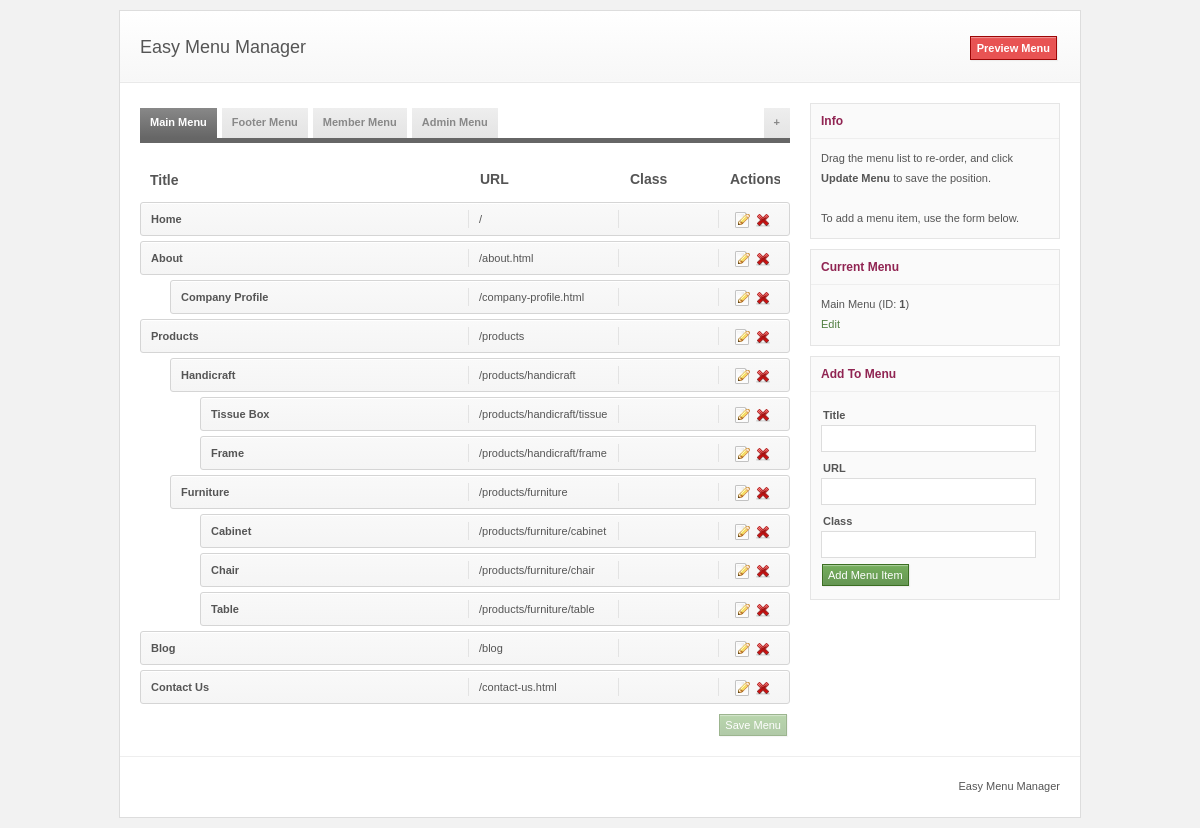
/codecanyon-474819-easy-menu-manager/emm/index.php, run on the app's committed database.
### tables this page shows
CREATE TABLE IF NOT EXISTS `menu` (
  `id` tinyint(3) unsigned NOT NULL AUTO_INCREMENT,
  `parent_id` tinyint(3) unsigned NOT NULL DEFAULT '0',
  `title` varchar(255) NOT NULL DEFAULT '',
  `url` varchar(255) NOT NULL DEFAULT '',
  `class` varchar(255) NOT NULL DEFAULT '',
  `position` tinyint(3) unsigned NOT NULL DEFAULT '0',
  `group_id` tinyint(3) unsigned NOT NULL DEFAULT '1',
  PRIMARY KEY (`id`)
);

CREATE TABLE IF NOT EXISTS `menu_group` (
  `id` smallint(5) unsigned NOT NULL AUTO_INCREMENT,
  `title` varchar(255) NOT NULL,
  PRIMARY KEY (`id`)
);

### codecanyon-474819-easy-menu-manager/emm/includes/db.php (called while the page is built, shortened)
<?php
class DB {
	var $link;
	var $result;
	function Connect($host, $user, $pass, $db_name) {
		$this->link = mysql_connect($host, $user, $pass);
		return $this->link;
	}
	function Execute($sql) {
		$this->result = mysql_query($sql, $this->link);
		return $this->result;
	}
	function GetAll($sql) {
		$this->Execute($sql);
		$data = array();
		if ($this->result) {
			while ($row = mysql_fetch_assoc($this->result)) {
				$data[] = $row;
			}
		}
		return $data;
	}
	function GetAssoc($sql) {
		$this->Execute($sql);
		$data = array();
		if ($this->result) {
			$num_fields = mysql_num_fields($this->result);
			if ($num_fields == 2) {
				while ($row = mysql_fetch_row($this->result)) {
					$data[$row[0]] = $row[1];
				}
			} elseif ($num_fields > 2) {
				while ($row = mysql_fetch_row($this->result)) {
					$k = $row[0];
					$v = array_slice($row, 1);
					$data[$k] = $v;
				}
			}
		}
		return $data;
	}
}

### codecanyon-474819-easy-menu-manager/emm/includes/functions.php (called while the page is built, shortened)
<?php
function site_url($url = '') {
	if (!empty($url)) {
		return _BASE_URL . 'index.php?act=' . $url;
	}
	return _BASE_URL;
}

### codecanyon-474819-easy-menu-manager/emm/modules/menu.php (the view, shortened to what this page needs)
<?php
class Menu extends GController {
	public function index() {
		$group_id = 1;
		$menu = $this->get_menu($group_id);
		$data['menu_ul'] = '<ul id="easymm"></ul>';
		if ($menu) {
			include _DOC_ROOT . 'includes/tree.php';
			$tree = new Tree;
			foreach ($menu as $row) {
				$tree->add_row(
					$row[MENU_ID],
					$row[MENU_PARENT],
					' id="menu-'.$row[MENU_ID].'" class="sortable"',
					$this->get_label($row)
				);
			}
			$data['menu_ul'] = $tree->generate_list('id="easymm"');
		}
		$data['group_id'] = $group_id;
		$data['group_title'] = $this->get_menu_group_title($group_id);
		$data['menu_groups'] = $this->get_menu_groups();
		$this->view('menu', $data);
	}
	private function get_menu($group_id) {
		$sql = sprintf(
			'SELECT * FROM %s WHERE %s = %s ORDER BY %s, %s',
			MENU_TABLE,
			MENU_GROUP,
			$group_id,
			MENU_PARENT,
			MENU_POSITION
		);
		return $this->db->GetAll($sql);
	}
	private function get_menu_groups() {
		$sql = sprintf(
			'SELECT %s, %s FROM %s',
			MENUGROUP_ID,
			MENUGROUP_TITLE,
			MENUGROUP_TABLE
		);
		return $this->db->GetAssoc($sql);
	}
	private function get_menu_group_title($group_id) {
		$sql = sprintf(
			'SELECT %s FROM %s WHERE %s = %s',
			MENUGROUP_TITLE,
			MENUGROUP_TABLE,
			MENUGROUP_ID,
			$group_id
		);
		return $this->db->GetOne($sql);
	}
	private function get_label($row) {
		$label =
			'<div class="ns-row">' .
				'<div class="ns-title">'.$row[MENU_TITLE].'</div>' .
				'<div class="ns-url">'.$row[MENU_URL].'</div>' .
				'<div class="ns-class">'.$row[MENU_CLASS].'</div>' .
				'<div class="ns-actions">' .
					'<a href="#" class="edit-menu" title="Edit">' .
						'<img src="'._BASE_URL.'templates/images/edit.png" alt="Edit">' .
					'</a>' .
					'<a href="#" class="delete-menu" title="Delete">' .
						'<img src="'._BASE_URL.'templates/images/cross.png" alt="Delete">' .
					'</a>' .
					'<input type="hidden" name="menu_id" value="'.$row[MENU_ID].'">' .
				'</div>' .
			'</div>';
		return $label;
	}
}

### codecanyon-474819-easy-menu-manager/emm/index.php (shortened to what this page needs)
<?php
include _DOC_ROOT . 'includes/functions.php';
class GController {
	public function __construct() {
		include _DOC_ROOT . 'includes/db.php';
	}
	protected function view($view_file, $data = '') {
		if (is_array($data)) {
			extract($data);
		}
		$file = _DOC_ROOT . 'templates/' . $view_file . '.php';
		if (file_exists($file)) {
			include $file;
		} else {
			die("Cannot include $view_file");
		}
	}
}
$controller = 'menu';
$method = 'index';
$controller_file = _DOC_ROOT . 'modules/' . $controller . '.php';
if (file_exists($controller_file)) {
	$instance = new $Class_name;
	$instance->$method();
} else {
	die("Cannot include controller $controller");
}

### codecanyon-474819-easy-menu-manager/emm/includes/tree.php (shortened to what this page needs)
<?php
class Tree {
	var $data;
	function add_row($id, $parent, $li_attr, $label) {
		$this->data[$parent][] = array('id' => $id, 'li_attr' => $li_attr, 'label' => $label);
	}
	function generate_list($ul_attr = '') {
		return $this->ul(0, $ul_attr);
	}
	function ul($parent = 0, $attr = '') {
		static $i = 1;
		$indent = str_repeat("\t\t", $i);
		if (isset($this->data[$parent])) {
			if ($attr) {
				$attr = ' ' . $attr;
			}
			$html = "\n$indent";
			$html .= "<ul$attr>";
			foreach ($this->data[$parent] as $row) {
				$child = $this->ul($row['id']);
				$html .= "\n\t$indent";
				$html .= '<li'. $row['li_attr'] . '>';
				$html .= $row['label'];
				if ($child) {
					$html .= $child;
					$html .= "\n\t$indent";
				}
				$html .= '</li>';
			}
			$html .= "\n$indent</ul>";
			return $html;
		} else {
			return false;
		}
	}
}

### codecanyon-474819-easy-menu-manager/emm/templates/menu.php (shortened to what this page needs)
<!DOCTYPE HTML>
<html lang="en">
<head>
<link rel="stylesheet" href="<?php echo _BASE_URL; ?>templates/css/style.css">
</head>
<body>
	<div id="wrapper">
		<header>
			<h1><a href="<?php echo site_url(); ?>">Easy Menu Manager</a></h1>
			<div id="link">
				<a class="button red" href="../sample/sample.php" target="_blank">Preview Menu</a>
			</div>
		</header>
		<div id="content">
			<div id="main">
				<ul id="menu-group">
					<?php foreach ((array)$menu_groups as $id => $title) : ?>
					<li id="group-<?php echo $id; ?>">
						<a href="<?php echo site_url('menu&amp;group_id=' . $id); ?>">
							<?php echo $title; ?>
						</a>
					</li>
					<?php endforeach; ?>
					<li id="add-group"><a href="<?php echo site_url('menu_group.add'); ?>" title="Add New Menu">+</a></li>
				</ul>
				<form method="post" id="form-menu" action="<?php echo site_url('menu.save_position'); ?>">
					<div class="ns-row" id="ns-header">
						<div class="ns-actions">Actions</div>
						<div class="ns-class">Class</div>
						<div class="ns-url">URL</div>
						<div class="ns-title">Title</div>
					</div>
					<?php echo $menu_ul; ?>
					<div id="ns-footer">
						<button type="submit" class="button green small" id="btn-save-menu">Save Menu</button>
					</div>
				</form>
			</div>
			<aside>
				<section class="box">
					<h2>Info</h2>
					<div>
						<p>Drag the menu list to re-order, and click <b>Update Menu</b> to save the position.</p>
						<p>To add a menu item, use the form below.</p>
					</div>
				</section>
				<section class="box">
					<h2>Current Menu</h2>
					<div>
						<span id="edit-group-input"><?php echo $group_title; ?></span>
						(ID: <b><?php echo $group_id; ?></b>)
						<div>
							<a id="edit-group" href="#">Edit</a>
						</div>
					</div>
				</section>
				<section class="box">
					<h2>Add To Menu</h2>
					<div>
						<form id="form-add-menu" method="post" action="<?php echo site_url('menu.add'); ?>">
							<p>
								<label for="menu-title">Title</label>
								<input type="text" name="title" id="menu-title">
							</p>
							<p>
								<label for="menu-url">URL</label>
								<input type="text" name="url" id="menu-url">
							</p>
							<p>
								<label for="menu-class">Class</label>
								<input type="text" name="class" id="menu-class">
							</p>
							<p class="buttons">
								<button id="add-menu" type="submit" class="button green small">Add Menu Item</button>
							</p>
						</form>
					</div>
				</section>
			</aside>
		</div>
		<footer>
			Easy Menu Manager
		</footer>
	</div>
</body>
</html>

### data on the page
menu: title "Home", url "/"
menu: title "About", url "/about.html"
menu: title "Company Profile", url "/company-profile.html"
menu: title "Products", url "/products"
menu: title "Handicraft", url "/products/handicraft"
menu: title "Tissue Box", url "/products/handicraft/tissue"
menu: title "Frame", url "/products/handicraft/frame"
menu: title "Furniture", url "/products/furniture"
menu: title "Cabinet", url "/products/furniture/cabinet"
menu: title "Chair", url "/products/furniture/chair"
menu: title "Table", url "/products/furniture/table"
menu: title "Blog", url "/blog"
menu: title "Contact Us", url "/contact-us.html"
menu_group: title "Main Menu", id "1"

### other printed values
$title "Main Menu"
$title "Footer Menu"
$title "Member Menu"
$title "Admin Menu"
